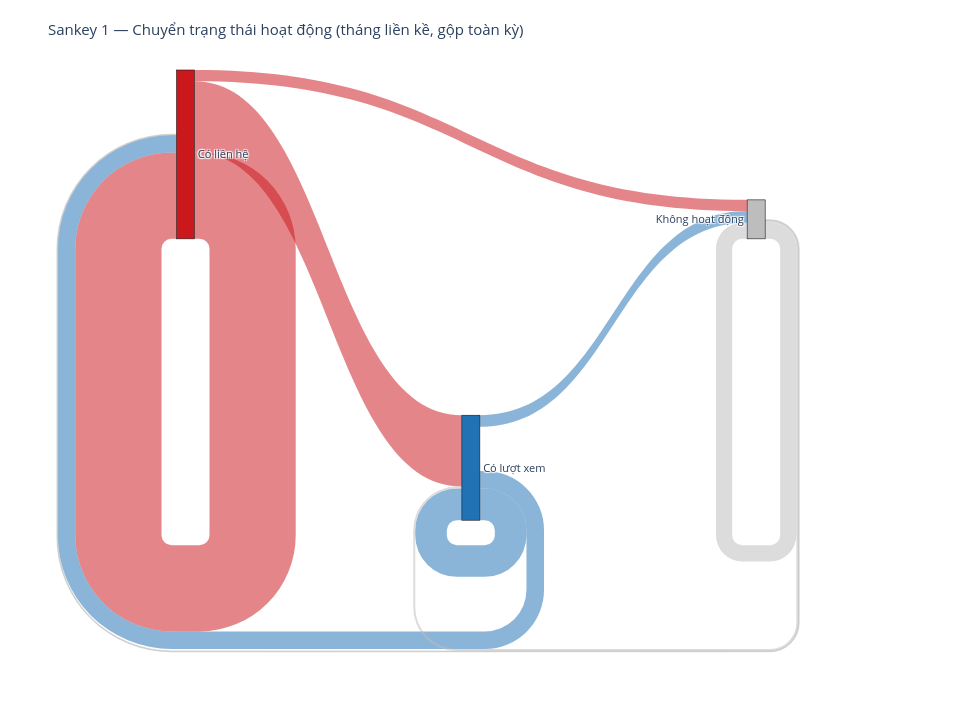
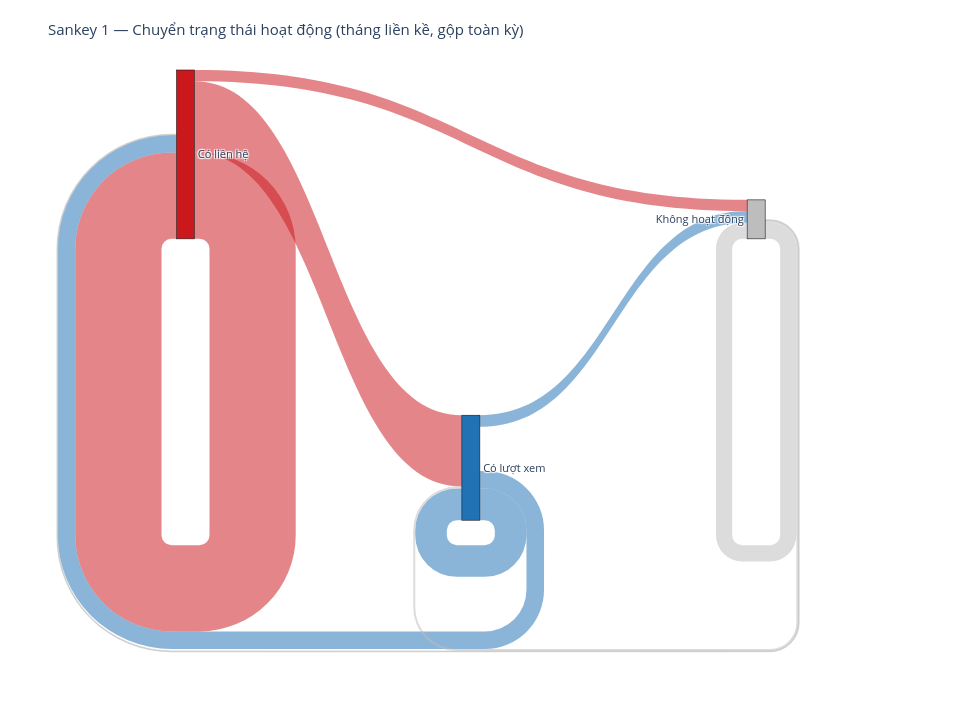

Write notebook code for charts like these, in order.
### Markdown cell above
## 1. Chuyển trạng thái snapshot **tháng → tháng**

Mỗi cạnh = số `item_id` có trạng thái tháng *t* rồi chuyển sang tháng *t+1* (gộp mọi cặp tháng).

### Code cell
monthly_edges = con.execute("""
    SELECT
        CAST(prev_month AS VARCHAR) AS prev_month,
        CAST(month AS VARCHAR) AS month,
        prev_state,
        snap_state,
        COUNT(*)::BIGINT AS n
    FROM month_transitions
    WHERE prev_state IS NOT NULL
    GROUP BY 1, 2, 3, 4
""").df()
monthly_edges.to_csv(OUT_DIR / "01_monthly_state_transitions.csv", index=False)

# Gộp theo cặp trạng thái (bỏ nhãn tháng trên node để Sankey gọn)
pair_flows = (
    monthly_edges.groupby(["prev_state", "snap_state"], as_index=False)["n"]
    .sum()
    .rename(columns={"prev_state": "source", "snap_state": "target"})
)
pair_flows["source"] = pair_flows["source"].map(lambda x: label_snap(x))
pair_flows["target"] = pair_flows["target"].map(lambda x: label_snap(x))

fig1, used1 = flows_to_sankey(pair_flows, "source", "target")
fig1.update_layout(
    title="Sankey 1 — Chuyển trạng thái hoạt động (tháng liền kề, gộp toàn kỳ)",
)
show_and_save(fig1, "sankey_01_monthly_transition")
fig1

### Figure 1 — Plotly figure (JSON) as saved in the notebook; plotly's stock layout.template omitted (floating-point values rounded to 4 significant figures)
{"data": [{"arrangement": "snap", "link": {"color": ["rgba(203,24,29,0.52)", "rgba(203,24,29,0.52)", "rgba(203,24,29,0.52)", "rgba(33,113,181,0.52)", "rgba(33,113,181,0.52)", "rgba(33,113,181,0.52)", "rgba(189,189,189,0.52)", "rgba(189,189,189,0.52)", "rgba(189,189,189,0.52)"], "source": [0, 0, 0, 1, 1, 1, 2, 2, 2], "target": [0, 1, 2, 0, 1, 2, 0, 1, 2], "value": [255031, 211136, 33264, 51906, 93543, 34146, 2455, 5898, 47861]}, "node": {"color": ["#cb181d", "#2171b5", "#bdbdbd"], "label": ["Có liên hệ", "Có lượt xem", "Không hoạt động"], "line": {"color": "#1a1a1a", "width": 0.6}, "pad": 20, "thickness": 18}, "type": "sankey"}], "layout": {"font": {"size": 11}, "height": 720, "margin": {"b": 50, "l": 30, "r": 30, "t": 70}, "title": {"text": "Sankey 1 — Chuyển trạng thái hoạt động (tháng liền kề, gộp toàn kỳ)"}, "width": 960}}

### Figure 2 — Plotly figure (JSON) as saved in the notebook; plotly's stock layout.template omitted (floating-point values rounded to 4 significant figures)
{"data": [{"arrangement": "snap", "link": {"color": ["rgba(203,24,29,0.52)", "rgba(203,24,29,0.52)", "rgba(203,24,29,0.52)", "rgba(33,113,181,0.52)", "rgba(33,113,181,0.52)", "rgba(33,113,181,0.52)", "rgba(189,189,189,0.52)", "rgba(189,189,189,0.52)", "rgba(189,189,189,0.52)"], "source": [0, 0, 0, 1, 1, 1, 2, 2, 2], "target": [0, 1, 2, 0, 1, 2, 0, 1, 2], "value": [255031, 211136, 33264, 51906, 93543, 34146, 2455, 5898, 47861]}, "node": {"color": ["#cb181d", "#2171b5", "#bdbdbd"], "label": ["Có liên hệ", "Có lượt xem", "Không hoạt động"], "line": {"color": "#1a1a1a", "width": 0.6}, "pad": 20, "thickness": 18}, "type": "sankey"}], "layout": {"font": {"size": 11}, "height": 720, "margin": {"b": 50, "l": 30, "r": 30, "t": 70}, "title": {"text": "Sankey 1 — Chuyển trạng thái hoạt động (tháng liền kề, gộp toàn kỳ)"}, "width": 960}}
